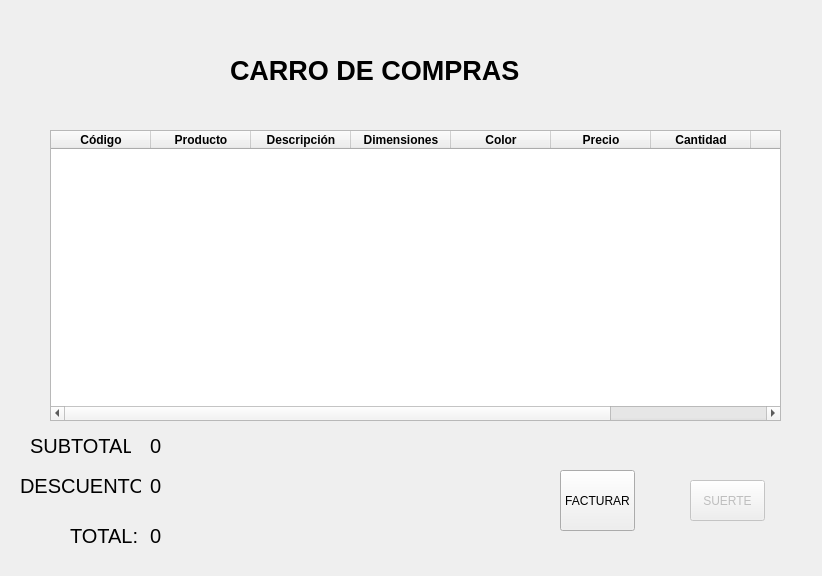
<?xml version="1.0" encoding="UTF-8"?>
<ui version="4.0">
 <class>Carro</class>
 <widget class="QWidget" name="Carro">
  <property name="geometry">
   <rect>
    <x>0</x>
    <y>0</y>
    <width>822</width>
    <height>576</height>
   </rect>
  </property>
  <property name="windowTitle">
   <string>Form</string>
  </property>
  <widget class="QLabel" name="label_6">
   <property name="geometry">
    <rect>
     <x>230</x>
     <y>50</y>
     <width>311</width>
     <height>41</height>
    </rect>
   </property>
   <property name="font">
    <font>
     <pointsize>20</pointsize>
     <weight>75</weight>
     <italic>false</italic>
     <bold>true</bold>
     <kerning>true</kerning>
    </font>
   </property>
   <property name="text">
    <string>CARRO DE COMPRAS</string>
   </property>
  </widget>
  <widget class="QLabel" name="label_9">
   <property name="geometry">
    <rect>
     <x>50</x>
     <y>10</y>
     <width>91</width>
     <height>111</height>
    </rect>
   </property>
   <property name="text">
    <string/>
   </property>
   <property name="pixmap">
    <pixmap>../imagenes/logo.png</pixmap>
   </property>
   <property name="scaledContents">
    <bool>true</bool>
   </property>
  </widget>
  <widget class="QLabel" name="label">
   <property name="geometry">
    <rect>
     <x>30</x>
     <y>420</y>
     <width>101</width>
     <height>51</height>
    </rect>
   </property>
   <property name="font">
    <font>
     <pointsize>15</pointsize>
    </font>
   </property>
   <property name="text">
    <string>SUBTOTAL:</string>
   </property>
  </widget>
  <widget class="QLabel" name="label_2">
   <property name="geometry">
    <rect>
     <x>20</x>
     <y>460</y>
     <width>121</width>
     <height>51</height>
    </rect>
   </property>
   <property name="font">
    <font>
     <pointsize>15</pointsize>
    </font>
   </property>
   <property name="text">
    <string>DESCUENTO:</string>
   </property>
  </widget>
  <widget class="QLabel" name="label_3">
   <property name="geometry">
    <rect>
     <x>70</x>
     <y>510</y>
     <width>71</width>
     <height>51</height>
    </rect>
   </property>
   <property name="font">
    <font>
     <pointsize>15</pointsize>
    </font>
   </property>
   <property name="text">
    <string>TOTAL:</string>
   </property>
  </widget>
  <widget class="QLabel" name="sub">
   <property name="geometry">
    <rect>
     <x>150</x>
     <y>420</y>
     <width>181</width>
     <height>51</height>
    </rect>
   </property>
   <property name="font">
    <font>
     <pointsize>15</pointsize>
    </font>
   </property>
   <property name="text">
    <string>0</string>
   </property>
  </widget>
  <widget class="QLabel" name="des">
   <property name="geometry">
    <rect>
     <x>150</x>
     <y>460</y>
     <width>181</width>
     <height>51</height>
    </rect>
   </property>
   <property name="font">
    <font>
     <pointsize>15</pointsize>
    </font>
   </property>
   <property name="text">
    <string>0</string>
   </property>
  </widget>
  <widget class="QLabel" name="total">
   <property name="geometry">
    <rect>
     <x>150</x>
     <y>510</y>
     <width>181</width>
     <height>51</height>
    </rect>
   </property>
   <property name="font">
    <font>
     <pointsize>15</pointsize>
    </font>
   </property>
   <property name="text">
    <string>0</string>
   </property>
  </widget>
  <widget class="QPushButton" name="pushButton">
   <property name="geometry">
    <rect>
     <x>560</x>
     <y>470</y>
     <width>75</width>
     <height>61</height>
    </rect>
   </property>
   <property name="text">
    <string>FACTURAR</string>
   </property>
  </widget>
  <widget class="QPushButton" name="pushButton_2">
   <property name="enabled">
    <bool>false</bool>
   </property>
   <property name="geometry">
    <rect>
     <x>690</x>
     <y>480</y>
     <width>75</width>
     <height>41</height>
    </rect>
   </property>
   <property name="text">
    <string>SUERTE</string>
   </property>
  </widget>
  <widget class="QTableWidget" name="tableWidget">
   <property name="enabled">
    <bool>true</bool>
   </property>
   <property name="geometry">
    <rect>
     <x>50</x>
     <y>130</y>
     <width>731</width>
     <height>291</height>
    </rect>
   </property>
   <column>
    <property name="text">
     <string notr="true">Código</string>
    </property>
    <property name="font">
     <font>
      <weight>75</weight>
      <bold>true</bold>
     </font>
    </property>
   </column>
   <column>
    <property name="text">
     <string>Producto</string>
    </property>
    <property name="font">
     <font>
      <weight>75</weight>
      <italic>false</italic>
      <bold>true</bold>
     </font>
    </property>
   </column>
   <column>
    <property name="text">
     <string>Descripción</string>
    </property>
    <property name="font">
     <font>
      <weight>75</weight>
      <bold>true</bold>
     </font>
    </property>
   </column>
   <column>
    <property name="text">
     <string>Dimensiones</string>
    </property>
    <property name="font">
     <font>
      <weight>75</weight>
      <bold>true</bold>
     </font>
    </property>
   </column>
   <column>
    <property name="text">
     <string>Color</string>
    </property>
    <property name="font">
     <font>
      <weight>75</weight>
      <bold>true</bold>
     </font>
    </property>
   </column>
   <column>
    <property name="text">
     <string>Precio</string>
    </property>
    <property name="font">
     <font>
      <weight>75</weight>
      <bold>true</bold>
     </font>
    </property>
   </column>
   <column>
    <property name="text">
     <string>Cantidad</string>
    </property>
    <property name="font">
     <font>
      <weight>75</weight>
      <bold>true</bold>
     </font>
    </property>
   </column>
   <column>
    <property name="text">
     <string>Total</string>
    </property>
    <property name="font">
     <font>
      <weight>75</weight>
      <bold>true</bold>
     </font>
    </property>
   </column>
   <column>
    <property name="text">
     <string/>
    </property>
   </column>
  </widget>
 </widget>
 <resources/>
 <connections/>
</ui>
